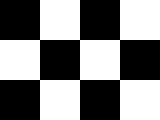
#> input picture harris_corners/check.bmp, 160 x 120 px
$ python harris_corner.py check.bmp
#> lines starting #> are read from the running program, lines starting #| are printed output that depends on the picture; after the words box and inside, x2 and y2 are one past the last pixel; in counts of white or black regions, pixels touching at a corner belong together
#> in main, img1 is the input picture: shape (120, 160, 3); 50% white; 1 white region, box (x1, y1, x2, y2) and area: (0, 0, 160, 120) 9600
import numpy as np
import cv2 as cv
import sys


def draw_corners(corner, img):
    y, x = np.nonzero(corner > 0.4*corner.max())
    for i in range(len(x)):
        x1 = int(x[i]); y1 = int(y[i])
        #color1 = (list(np.random.choice(range(256), size=3)))
        #color =[int(color1[0]), int(color1[1]), int(color1[2])]
        cv.circle(img, (x1,y1), 10,[0,0,255],4)


    display_image("image 1", img)


def display_image( description, img):
    cv.imshow(description, img)
    cv.waitKey(0)


#function to calculate the harris corners
#input      img and the window size
#output     corners image

def harris_Corners(img, window_size):
    """ Harris corners function takes the image and builds the R corner
    response image"""
#> called with window_size = 5
    smooth = cv.GaussianBlur(img,(3,3),0)
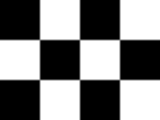
#> smooth: shape (120, 160, 3); min 0, max 255, mean 127.5
    gray = cv.cvtColor(smooth, cv.COLOR_BGR2GRAY)
    grad_x =  cv.Sobel(gray,-1,1,0,ksize = 3)
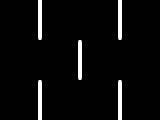
#> grad_x: shape (120, 160); min 0, max 255, mean 10.5
    grad_y =  cv.Sobel(gray,-1,0,1,ksize = 3)

    h,w = grad_x.shape
#> h = 120; w = 160
    corners = np.zeros((h,w), dtype = np.float64)
    grad_x = grad_x.astype(np.float64)
    grad_y = grad_y.astype(np.float64)

    grad_xx = grad_x**2
    grad_xx = cv.GaussianBlur(grad_xx,(3,3),0.5)
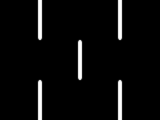
#> grad_xx: shape (120, 160) float64; min 0, max 65025, mean 2665.2; drawn with min black and max white
    grad_yy = grad_y**2
    grad_yy = cv.GaussianBlur(grad_yy,(3,3),0.5)
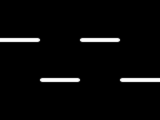
#> grad_yy: shape (120, 160) float64; min 0, max 65025, mean 2123.3; drawn with min black and max white
    grad_xy = grad_x *grad_y
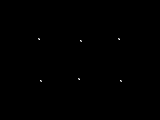
#> grad_xy: shape (120, 160) float64; min 0, max 65025, mean 51.3; drawn with min black and max white
    grad_xy = cv.GaussianBlur(grad_xy, (3,3), 0.5)


    offset = int(window_size/2)
    for i in range(offset, h-offset):
        for j in range(offset, w-offset):
            temp1 = grad_xx[i-offset:i+offset+1, j-offset:j+offset+1]
            temp2 = grad_yy[i-offset:i+offset+1, j-offset:j+offset+1]
            temp3 = grad_xy[i-offset:i+offset+1, j-offset:j+offset+1]
            a = np.sum(temp1)
            b = np.sum(temp2)
            c= np.sum(temp3)
            det  = a*b - (c*c)
            trace = a+b
            R = det - 0.04*(trace**2)
            corners[i,j] = R
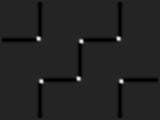
#> corners: shape (120, 160) float64; min -6.41e+10, max 3.87e+11, mean -2.3e+09; drawn with min black and max white

    return corners


def main(argv):

    if(len(argv) < 1):
        print("not enough parameters\n")
        print("usage PS1-1.py <path to image>\n")
        return -1


    img1 = cv.imread(argv[0],cv.IMREAD_COLOR)
    if img1 is None:
        print("Error opening image\n")
        return -1
    corners = harris_Corners(img1, 5)
    draw_corners(corners, img1)
#> in draw_corners, `y, x = np.nonzero(corner > 0.4*corner.max())`: y = 78 values from 37 to 82; x = 78 values, max 122 at index 63, min 37 at index 0, mean 79.5
#> the loop in draw_corners, `for i in range(len(x)):` made 78 passes
#> (x1, y1) on passes 1 to 12: (37, 37), (38, 37), (39, 37), (117, 37), (118, 37), (119, 37), (37, 38), (38, 38), (39, 38), (40, 38), (117, 38), (118, 38)
#> after the loop in draw_corners, `for i in range(len(x)):`:
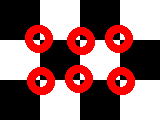
#> img: shape (120, 160, 3); mean B, G, R 106.9, 106.9, 148.1


# if someone import this module then this line makes sure that it does not Run
# on its own
if __name__ == "__main__":
    main(sys.argv[1:])
